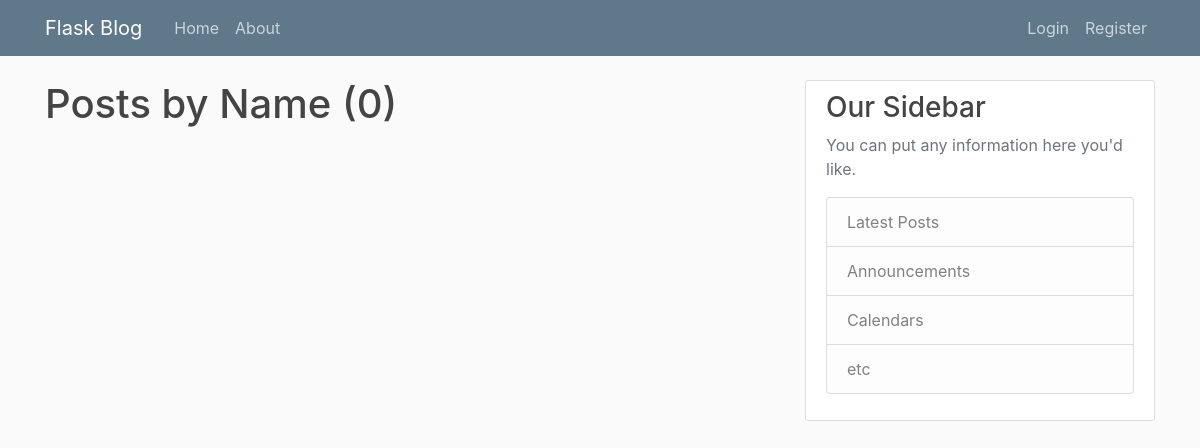
The app's page /user/Name, older data.
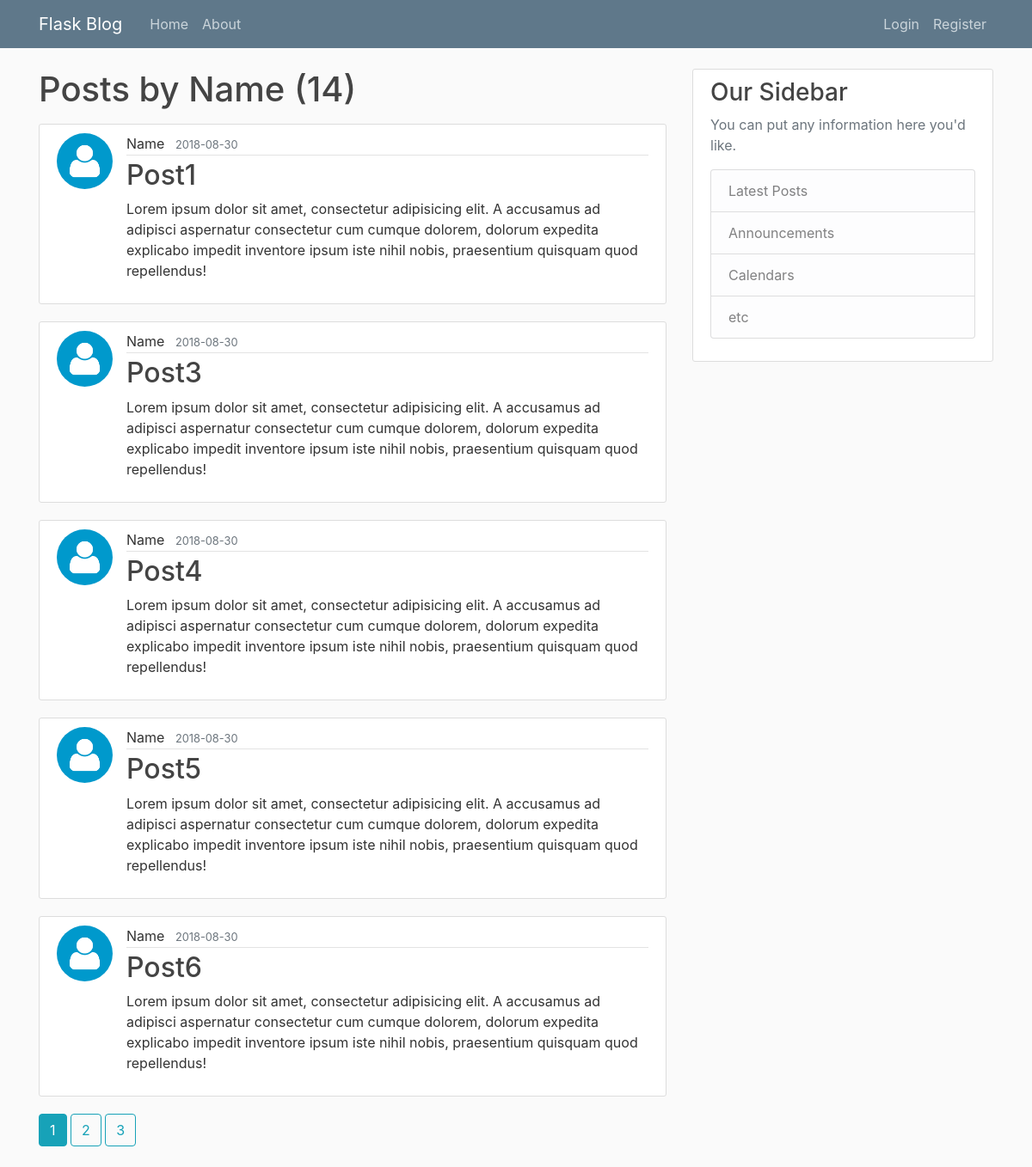
The same page, newer data.
### app/models.py (models this page shows, shortened)
class User(db.Model, UserMixin):
    id = db.Column(db.Integer, primary_key=True)
    username = db.Column(db.String(20), unique=True, nullable=False)
    email = db.Column(db.String(125), unique=True, nullable=False)
    image_file = db.Column(db.String(20), nullable=False, default='default.jpg')
    password = db.Column(db.String(60), nullable=False)
    posts = db.relationship('Post', backref='author', lazy=True)

class Post(db.Model):
    id = db.Column(db.Integer, primary_key=True)
    title = db.Column(db.String(100), nullable=False)
    date_posted = db.Column(db.DateTime, nullable=False, default=datetime.utcnow())
    content = db.Column(db.Text, nullable=False)
    user_id = db.Column(db.Integer, db.ForeignKey('user.id'), nullable=False)

### app/routes.py (the view)
@app.route("/user/<string:username>")
def user_posts(username):
    page = request.args.get('page', 1, type=int)
    user = User.query.filter_by(username=username).first_or_404()
    posts = Post.query.filter_by(author=user).order_by(Post.date_posted.desc()).paginate(page=page, per_page=5)
    return render_template('user_posts.html', posts=posts, user=user)

### app/templates/user_posts.html
{% extends "layout.html" %}
{% block content %}
    <h1 class="mb-3">Posts by {{ user.username }} ({{ posts.total }})</h1>
    {% for post in posts.items %}
        <article class="media content-section">
            <img class="rounded-circle article-img"
                 src="{{ url_for('static', filename='profile_pics/' + post.author.image_file) }}">
            <div class="media-body">
                <div class="article-metadata">
                    <a class="mr-2"
                       href="{{ url_for('user_posts', username=post.author.username) }}">{{ post.author.username }}</a>
                    <small class="text-muted">{{ post.date_posted.strftime('%Y-%m-%d') }}</small>
                </div>
                <h2><a class="article-title" href="{{ url_for('post', post_id=post.id) }}">{{ post.title }}</a></h2>
                <p class="article-content">{{ post.content }}</p>
            </div>
        </article>
    {% endfor %}
    {% for page_num in posts.iter_pages(left_edge=1, right_edge=1, left_current=1, right_current=2) %}
        {% if page_num %}
            {% if posts.page == page_num %}
                <a class="btn btn-info mb-4"
                   href="{{ url_for('user_posts', username=user.username, page=page_num) }}">{{ page_num }}</a>
            {% else %}
                <a class="btn btn-outline-info mb-4"
                   href="{{ url_for('user_posts', username=user.username, page=page_num) }}">{{ page_num }}</a>
            {% endif %}
        {% else %}
            ...
        {% endif %}
    {% endfor %}
{% endblock content %}

### app/templates/layout.html (shortened to what this page needs)
<!doctype html>
<html lang="en">
<head>
    <link rel="stylesheet" href="https://maxcdn.bootstrapcdn.com/bootstrap/4.0.0/css/bootstrap.min.css"
>
    <link rel="stylesheet" type="text/css" href="{{ url_for('static', filename='main.css') }}">
</head>
<body>
<header class="site-header">
    <nav class="navbar navbar-expand-md navbar-dark bg-steel fixed-top">
        <div class="container">
            <a class="navbar-brand mr-4" href="/">Flask Blog</a>
            <div class="collapse navbar-collapse" id="navbarToggle">
                <div class="navbar-nav mr-auto">
                    <a class="nav-item nav-link" href="{{ url_for('home') }}">Home</a>
                    <a class="nav-item nav-link" href="{{ url_for('about') }}">About</a>
                </div>
                <div class="navbar-nav">
                    {% if current_user.is_authenticated %}
                        <a class="nav-item nav-link" href="{{ url_for('new_post') }}">New Post</a>
                        <a class="nav-item nav-link" href="{{ url_for('account') }}">Account</a>
                        <a class="nav-item nav-link" href="{{ url_for('logout') }}">Logout</a>
                    {% else %}
                        <a class="nav-item nav-link" href="{{ url_for('login') }}">Login</a>
                        <a class="nav-item nav-link" href="{{ url_for('register') }}">Register</a>
                    {% endif %}
                </div>
            </div>
        </div>
    </nav>
</header>
<main role="main" class="container">
    <div class="row">
        <div class="col-md-8">
            {% block content %}{% endblock %}
        </div>
        <div class="col-md-4">
            <div class="content-section">
                <h3>Our Sidebar</h3>
                <p class='text-muted'>You can put any information here you'd like.
                <ul class="list-group">
                    <li class="list-group-item list-group-item-light">Latest Posts</li>
                    <li class="list-group-item list-group-item-light">Announcements</li>
                    <li class="list-group-item list-group-item-light">Calendars</li>
                    <li class="list-group-item list-group-item-light">etc</li>
                </ul>
                </p>
            </div>
        </div>
    </div>
</main>
</body>
</html>

### app/static/main.css (style rules this page uses)
body { background: #fafafa; color: #333333; margin-top: 5rem; }
h1, h2, h3, h4, h5, h6 { color: #444444; }
.bg-steel { background-color: #5f788a; }
.site-header .navbar-nav .nav-link { color: #cbd5db; }
.content-section { background: #ffffff; padding: 10px 20px; border: 1px solid #dddddd; border-radius: 3px; margin-bottom: 20px; }
.article-title { color: #444444; }
.article-content { white-space: pre-line; }
.article-img { height: 65px; width: 65px; margin-right: 16px; }
.article-metadata { padding-bottom: 1px; margin-bottom: 4px; border-bottom: 1px solid #e3e3e3 }
a { color: inherit; }

Row changes from the older to the newer data that the page shows:
added Post: image_file (placeholder picture), author.username "Name", date_posted "2018-08-30", title "Post1", content "Lorem ipsum dolor sit amet, consectetur adipisicing elit. A accusamus ad adipisci aspernatur consectetur cum cumque dolorem, dolorum expedita explicabo impedit inventore ipsum iste nihil nobis, praesentium quisquam quod repellendus!"
added Post: image_file (placeholder picture), author.username "Name", date_posted "2018-08-30", title "Post3", content "Lorem ipsum dolor sit amet, consectetur adipisicing elit. A accusamus ad adipisci aspernatur consectetur cum cumque dolorem, dolorum expedita explicabo impedit inventore ipsum iste nihil nobis, praesentium quisquam quod repellendus!"
added Post: image_file (placeholder picture), author.username "Name", date_posted "2018-08-30", title "Post4", content "Lorem ipsum dolor sit amet, consectetur adipisicing elit. A accusamus ad adipisci aspernatur consectetur cum cumque dolorem, dolorum expedita explicabo impedit inventore ipsum iste nihil nobis, praesentium quisquam quod repellendus!"
added Post: image_file (placeholder picture), author.username "Name", date_posted "2018-08-30", title "Post5", content "Lorem ipsum dolor sit amet, consectetur adipisicing elit. A accusamus ad adipisci aspernatur consectetur cum cumque dolorem, dolorum expedita explicabo impedit inventore ipsum iste nihil nobis, praesentium quisquam quod repellendus!"
added Post: image_file (placeholder picture), author.username "Name", date_posted "2018-08-30", title "Post6", content "Lorem ipsum dolor sit amet, consectetur adipisicing elit. A accusamus ad adipisci aspernatur consectetur cum cumque dolorem, dolorum expedita explicabo impedit inventore ipsum iste nihil nobis, praesentium quisquam quod repellendus!"
Text that changed along with them:
{{ posts.total }}: "0" → "14"
new list line: "1"
new list line: "2"
new list line: "3"
